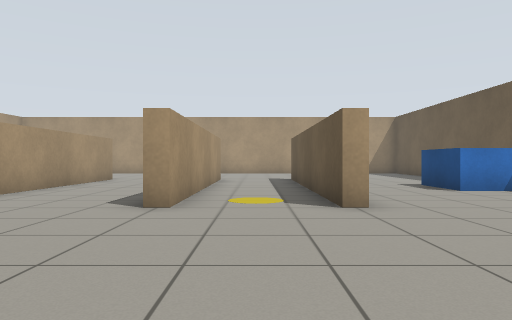
[1] (above)

18 first-person views from a walk through a world built for the Gazebo simulator. The camera is 0.72 m above the floor, looks level and sees 70° across. The floor is counted in squares, 1 m on a side. Each view is taken from the middle of a square. On the plan, view 1 faces up. The plan holds only what a view shows up to about 11 squares ahead; the rest is blank. Gazebo's built-in surfaces are drawn with simple patterns.

[2]
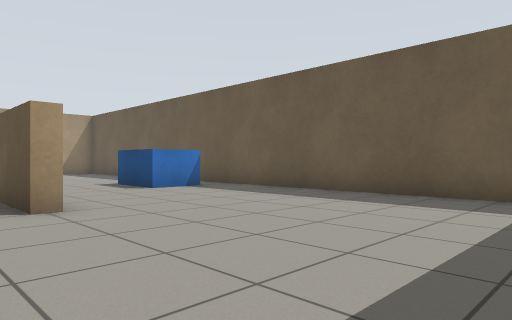

[3]
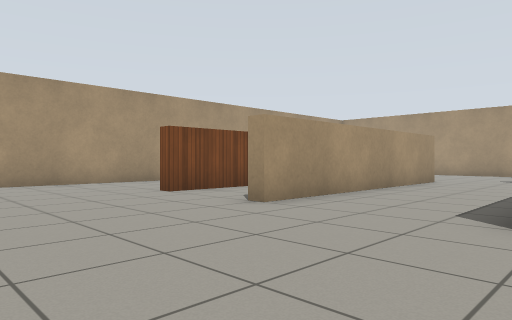

[4]
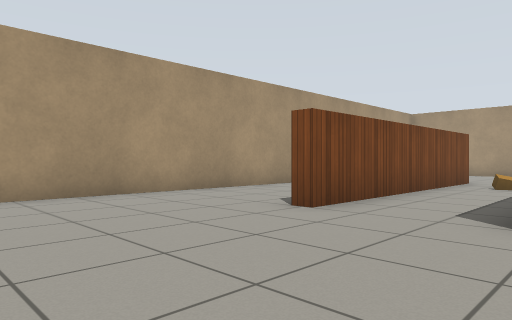

[5]
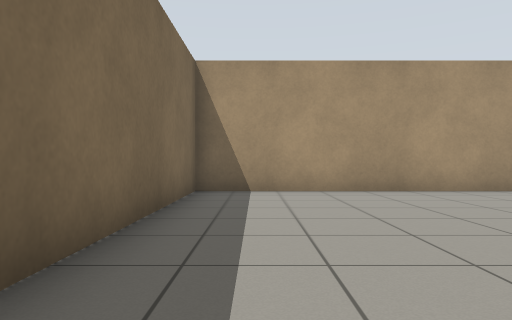

[6]
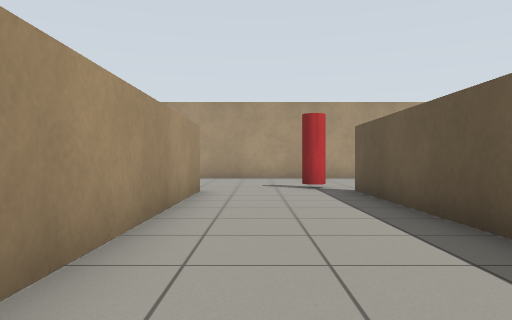

[7]
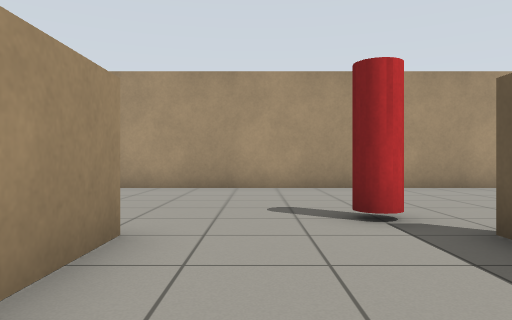

[8]
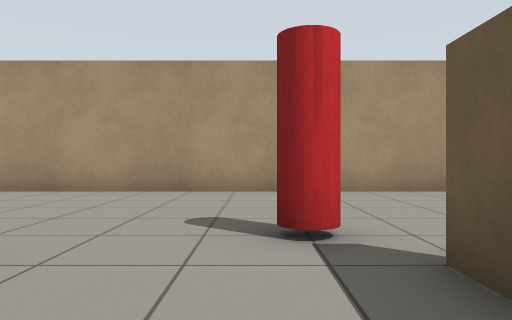

[9]
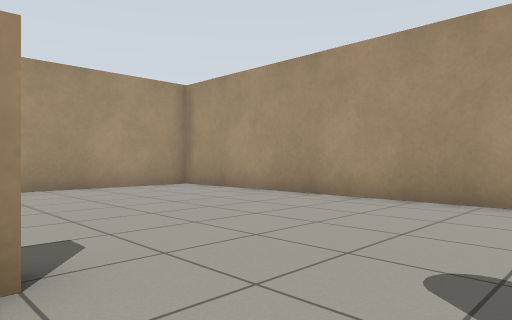

[10]
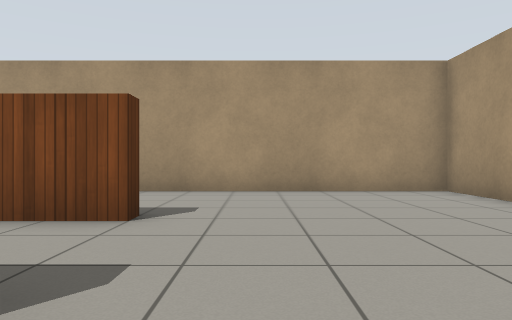

[11]
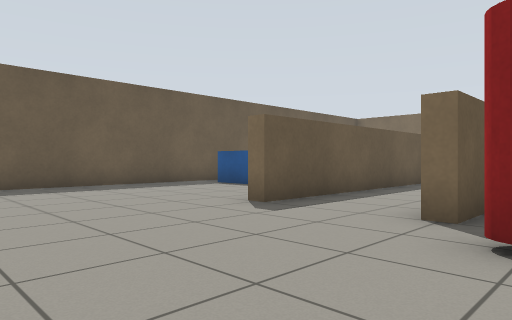

[12]
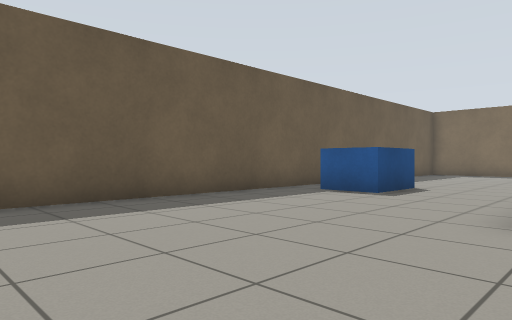

[13]
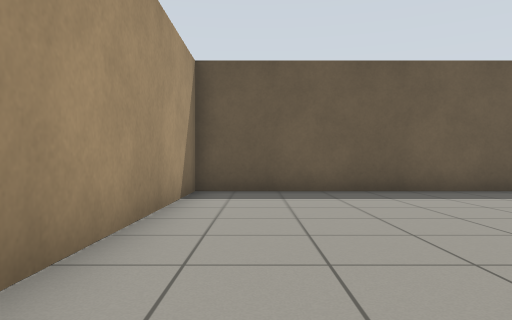

[14]
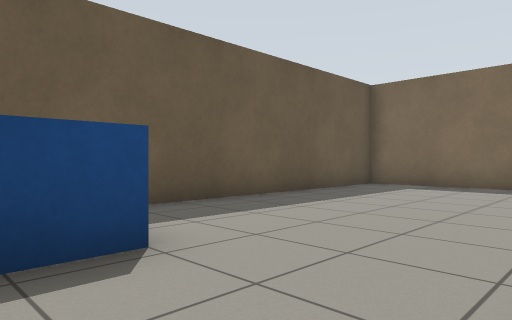

[15]
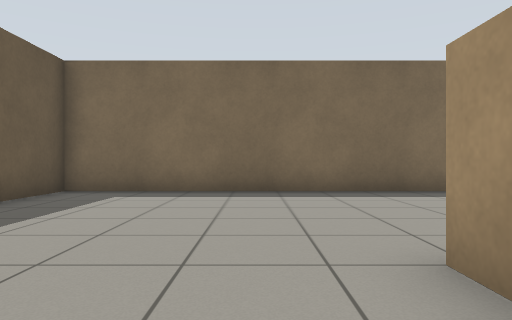

[16]
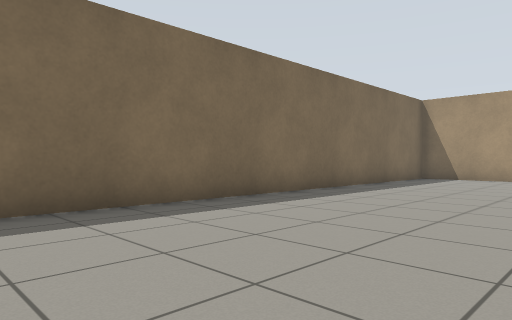

[17]
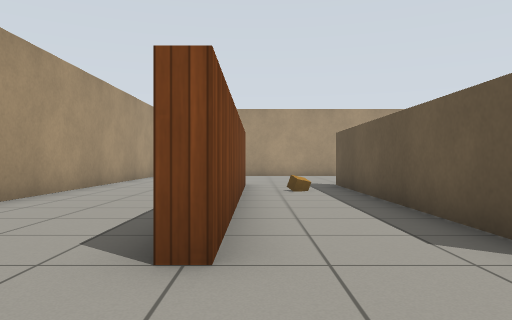

[18]
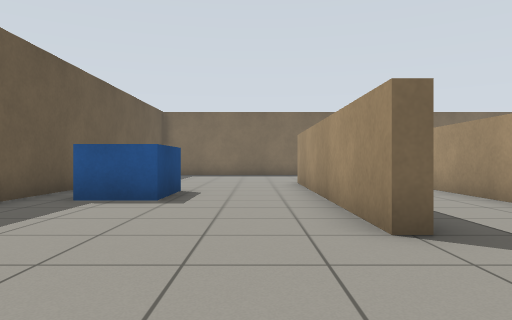

### Floor plan
Points are (right, up) in squares from view 1. A wall is a line through its corners. A room is listed if a view was taken in it or the views show most of it. See-through windows are left out.
Room 1 (views 1, 2, 3, 4, 5, 6, 7, 8, 9, 10, 11, 12, 13, 14, 15, 16, 17, 18)
walls: (-1.3, 10.9) (-1.3, 5.5) (-1.8, 5.5); (-1.7, 8.2) (-1.7, 13.5) (-1.2, 13.5); (-5.3, 13.5) (-5.3, 5.5) (-5.8, 5.5); (-5.7, 6.2) (-5.7, 13.5); (1.3, 13.5) (1.7, 13.5) (1.7, 5.5) (1.3, 5.5) (1.3, 13.5); (-8.8, 13.5) (-8.3, 13.5) (-8.3, 5.5) (-8.8, 5.5); (-12.4, 19.4) (-12.4, -0.4) (7.4, -0.4) (7.4, 19.4) (-12.4, 19.4)
objects: brown box (-7, 11); red cylinder (-3, 14) to (-2, 15); blue box (5, 9) to (6, 10)

Positions as (right, up) in squares from view 1, and headings:
1: (0, 0), facing up
2: (0, 0), facing up-right
3: (-1, 1), facing up-left
4: (-5, 1), facing up-left
5: (-4, 1), facing left
6: (-4, 5), facing up
7: (-4, 10), facing up
8: (-3, 11), facing up
9: (-3, 13), facing up-left
10: (-4, 15), facing left
11: (-3, 18), facing down-right
12: (1, 18), facing down-right
13: (-1, 18), facing right
14: (2, 10), facing down-right
15: (3, 8), facing down
16: (2, 5), facing down-left
17: (-8, 3), facing up
18: (3, 17), facing down
